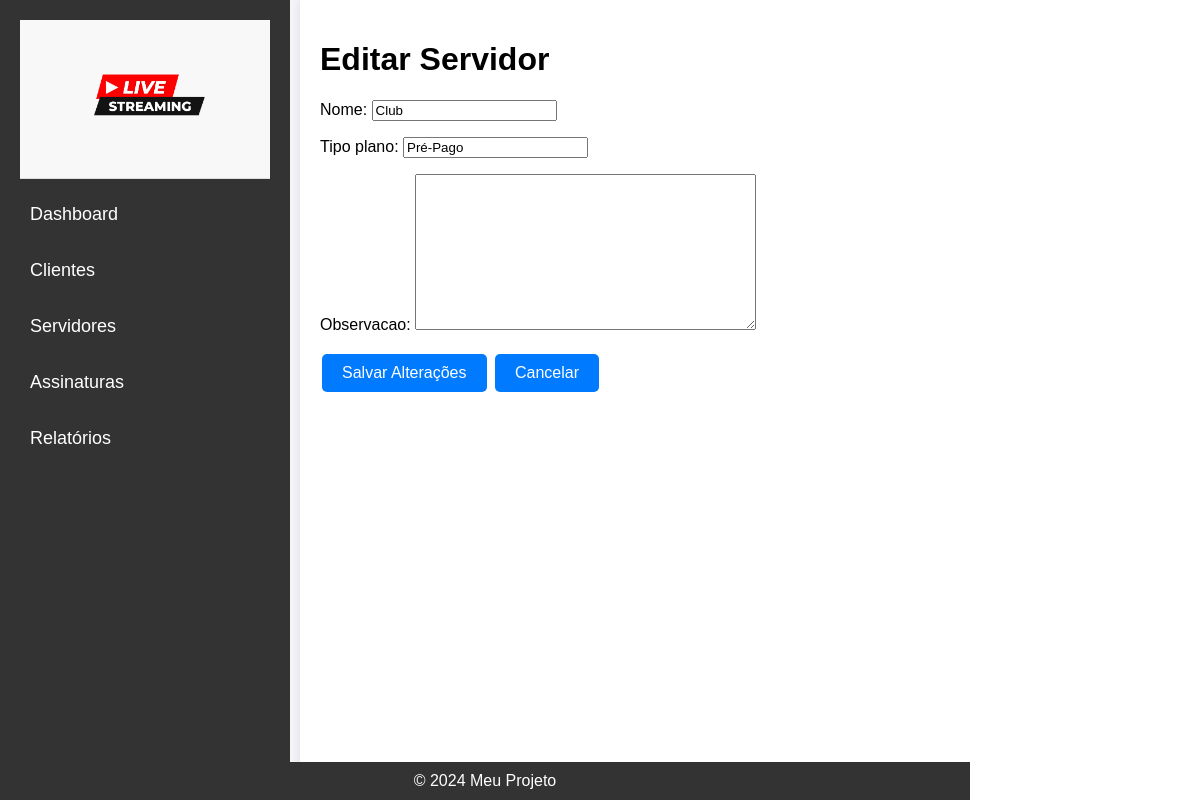
Screenshot of /servidores/1/editar/ with the database file from the repository.
### servidores/models.py (models this page shows, shortened)
class Servidor(models.Model):
    nome = models.CharField(max_length=100)
    tipo_plano = models.CharField(max_length=100)
    observacao = models.TextField(null=True, blank=True)

### servidores/views.py (the view)
# urls.py: path('<int:pk>/editar/', ServidorUpdateView.as_view(), name='editar_servidor'),
class ServidorUpdateView(UpdateView):
    model = Servidor
    form_class = ServidorForm
    template_name = 'servidores/servidor_form.html'
    success_url = reverse_lazy('servidores')

### servidores/forms.py
class ServidorForm(forms.ModelForm):
    class Meta:
        model = Servidor
        fields = ['nome', 'tipo_plano', 'observacao']

### servidores/templates/servidores/servidor_form.html (shortened to what this page needs)
{% extends "base.html" %}
{% block content %}
<h1>{{ view.object.pk|yesno:"Editar Servidor,Novo Servidor" }}</h1>
<form method="post">
    {{ form.as_p }}
    <button type="submit" class="btn btn-primary">{{ view.object.pk|yesno:"Salvar Alterações,Criar Servidor" }}</button>
    <a href="{% url 'servidores' %}" class="btn btn-secondary">Cancelar</a>
</form>
{% endblock %}

### static/css/style.css (style rules this page uses)
body { font-family: Arial, sans-serif; margin: 0; padding: 0; background-color: #f4f4f9; }
button { background-color: #333; color: #fff; border: none; padding: 10px 15px; border-radius: 5px; cursor: pointer; font-size: 16px; }
.btn { background-color: #007bff; color: white; border: none; padding: 10px 20px; text-align: center; text-decoration: none; display: inline-block; font-size: 16px; margin: 4px 2px; cursor: pointer; border-radius: 5px; }

### rows the page displays
Servidor: object.pk "Editar Servidor", nome "Club", tipo_plano "Pré-Pago", object.pk "Salvar Alterações"
